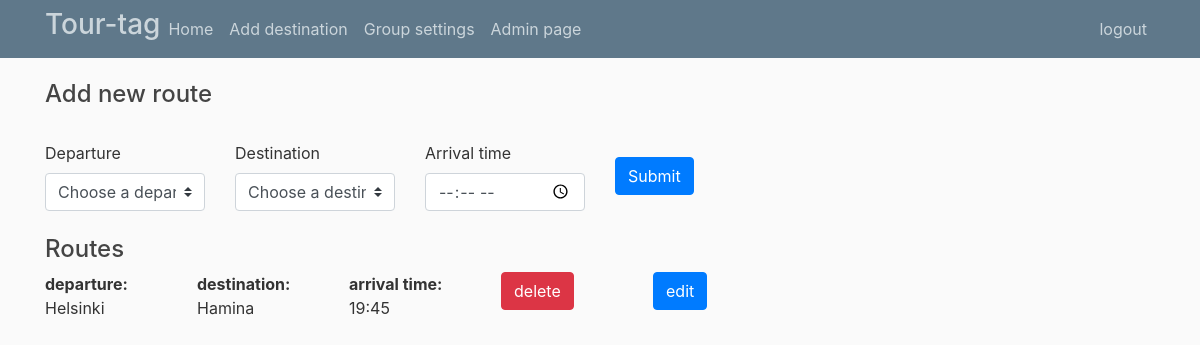
The page /addDestination/ (signed in) on the database as committed earlier.
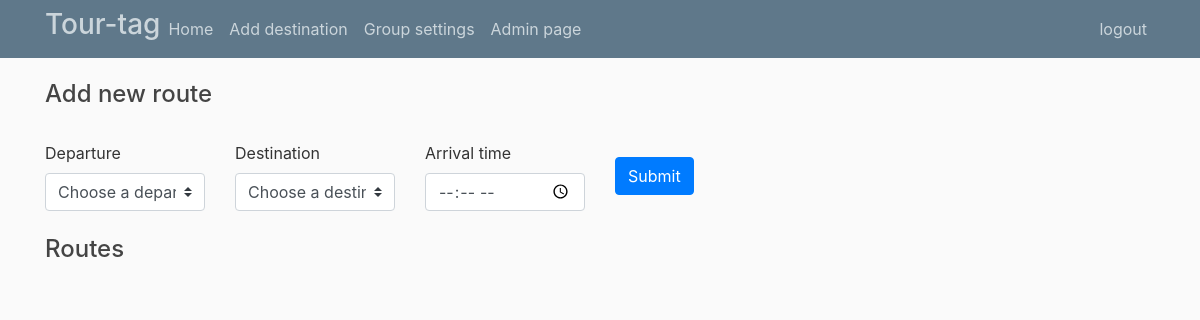
The same page on the database as committed later.
### users/models.py (models this page shows)
class Routes(models.Model):
    departure = models.CharField(max_length=100)
    destination = models.CharField(max_length=100)
    arrivetime = models.CharField(max_length=100, blank=True, null=True)

### users/views.py (the view, shortened to what this page needs)
# urls.py: path('addDestination/', views.addDestination, name='addDestination'),
def addDestination(request):
    routes = Routes.objects.all()
    print('in add destination')
    subjects = Cities.objects.all()
    return render(request, 'addDestination.html',{'subjects': subjects, 'routes': routes})

### users/templates/addDestination.html (shortened to what this page needs)
{% extends "base.html" %}
{% block content %}
    <h4> Add new route </h4>
    <br>
   <form action="" method="post" class="row row-cols-lg-auto g-3 align-items-center">
         <div class="col">
            <label for="inputStatus">Departure</label>
            <select id="question-subject" name='city_id' class="form-control custom-select">
                <option selected disabled>Choose a departure</option>
            </select>
        </div>
        <div class="col">
            <label for="inputStatus">Destination</label>
            <select id="question-topic" class="form-control custom-select" name="city_id2">
                <option selected disabled>Choose a destination</option>
            </select>
         </div>
    <div class="col">
        <label for="inputMDEx1">Arrival time</label>
        <input type="time" name='date' id="inputMDEx1" class="form-control">
    </div>
    <div class="col">
         <input type="submit" name="submit" class="btn btn-primary">
    </div>
</form>
    <br>
    <h4> Routes </h4>
    {% for route in routes %}
         <form method="POST" class="row">
                <div class="col">
                    <b>departure:</b> {{route.departure}}
                </div>
                <div class="col">
                    <b>destination:</b> {{route.destination}}
                </div>
                <div class="col">
                    <b>arrival time:</b> {{route.arrivetime}}
                </div>
                <div class="col">
                     <button type="Submit" name="delete_items"  class="btn btn-danger" value="{{ route.pk }}">delete</button>
                </div>
                <div class="col">
                <button type="button" id="myBtn{{route.pk}}" value="{{route.pk}}" class="btn btn-primary" data-toggle="modal" data-target="#myModal{{route.pk}}">
                    edit
                </button>
                </div>
                                     </form>
                            </div>
                    </div>
                <br><br>
    {% endfor %}
{% endblock content %}

Rows that differ between the two databases and show on the page:
removed Routes: departure "Helsinki", destination "Hamina", arrivetime "19:45", {{ route.pk }} 19 (drawn)
